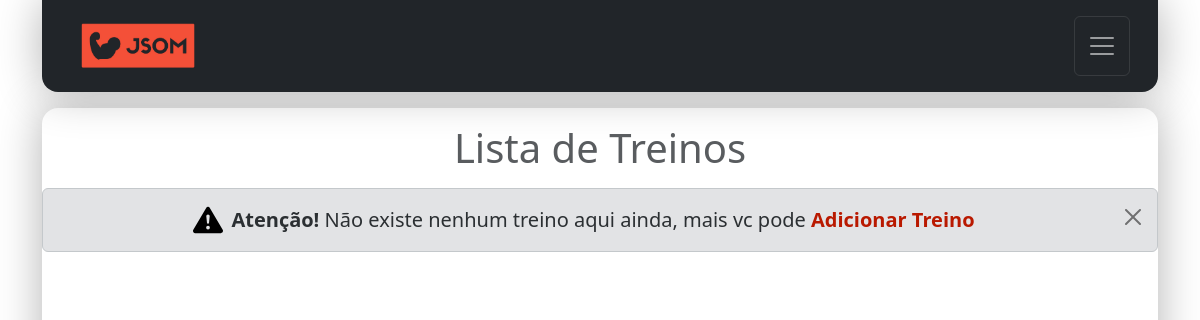
The app's page / (signed in), older data.
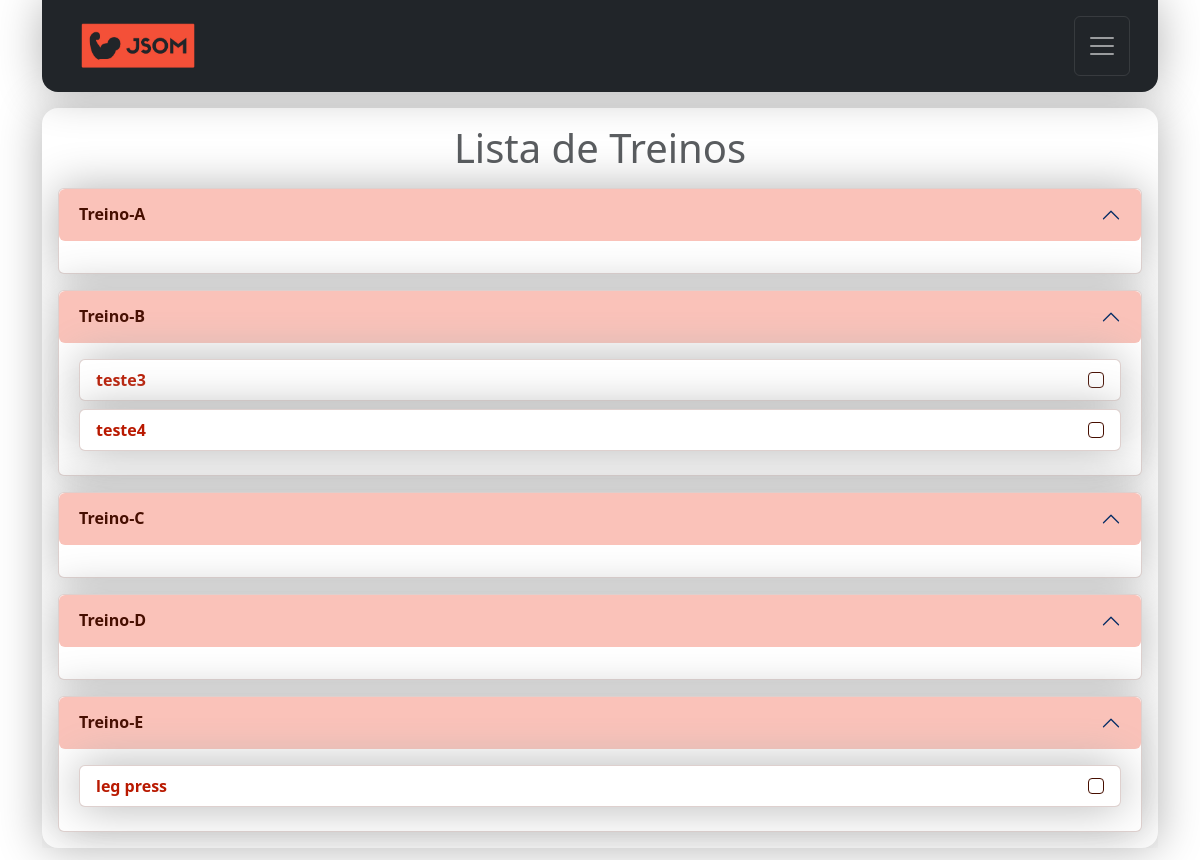
The same page, newer data.
### contact/models.py (models this page shows, shortened)
class Treino(models.Model):
    nome = models.CharField(max_length=100)
    CATEGORIA_CHOICES = [
        ('Treino(A)', 'Treino-A'),
        ('Treino(B)', 'Treino-B'),
        ('Treino(C)', 'Treino-C'),
        ('Treino(D)', 'Treino-D'),
        ('Treino(E)', 'Treino-E'),
    ]
    categoria = models.CharField(max_length=9, choices=CATEGORIA_CHOICES)
    descricao = models.TextField(blank=True)
    imagem = models.ImageField(blank=True, upload_to='pictures/%Y/%m/')
    owner = models.ForeignKey(
        User,
        on_delete=models.SET_NULL,
        blank=True, null=True
    )

### contact/views/contact_views.py (the view)
# urls.py: path('', views.index, name='index'),
@login_required(login_url='contact:login')
@user_passes_test(lambda u: not u.is_staff, login_url='contact:lista_alunos')
def index(request):
    user = request.user
    categorias = Treino.CATEGORIA_CHOICES
    treinos = Treino.objects.filter(owner=request.user)
    site_title = f'Treinos de {user}'
    context = {
        'site_title': site_title,
        'treinos': treinos,
        'categorias': categorias,
    }
    return render(
        request,
        'contact/index.html',
        context
    )

### contact/templates/contact/index.html (shortened to what this page needs)
{% extends "global/base.html" %}
{% block corpo %}
<div class="w-100 table-responsive">
  <h1 class="mt-3 mb-3 fs-1 form-text text-center">Lista de Treinos</h1>
  {% if treinos %}
    <div class="accordion mx-3" id="treinosAccordion" data-bs-ride="false">
    {% for categoria in categorias %}
        <div class="accordion-item shadow-big border-1 border-jsom-accordion mb-3 rounded-2">
            <h2 class="accordion-header " id="heading{{ forloop.counter }}">
                <button class="accordion-button-jsom  rounded-2 fw-bold text-jsom-escuro" type="button" data-bs-toggle="collapse" data-bs-target="#collapse{{ forloop.counter }}" aria-expanded="true" aria-controls="collapse{{ forloop.counter }}">
                    {{ categoria.1 }}
                </button>
            </h2>
            <div id="collapse{{ forloop.counter }}" class="accordion-collapse collapse show" aria-labelledby="heading{{ forloop.counter }}" data-bs-parent="#treinosAccordion">
              <div class="accordion-body">
                {% for treino in treinos %}
                    {% if treino.categoria == categoria.0 %}
                      <ul class="list-group">
                        <li class="list-group-item d-flex justify-content-between align-items-center align-items-end mb-2 border-jsom-accordion shadow-big ">
                          <label class="form-check-label" for="firstCheckbox">
                            <a class="link-jsom-subtle" href="{% url 'contact:detalhes_treino' treino.id %}">{{ treino.nome }}</a>
                          </label>
                          <input class="form-check-input mt-0" type="checkbox" value="" id="firstCheckbox">
                        </li>
                      </ul>
                    {% endif %}
                {% endfor %}
              </div>
            </div>
        </div>
    {% endfor %}
    </div>
  {% else %}
    <div class="alert alert-secondary alert-dismissible fade show d-flex justify-content-center" role="alert">
      <svg class="bi flex-shrink-0 me-2" role="img" aria-label="Danger:" width="30" height="30">
        <use xlink:href="#exclamation-triangle-fill"/>
      </svg>
      <p class="fs-5 m-0"><strong>Atenção!</strong> Não existe nenhum treino aqui ainda, mais vc pode <a href="{% url 'contact:adicionar_treino' %}" class="link-jsom-subtle">Adicionar Treino</a></p>
      <button type="button" class="btn-close" data-bs-dismiss="alert" aria-label="Close"></button>
    </div>
  {% endif %}
</div>
{% endblock corpo %}

Row changes from the older to the newer data that the page shows:
added Treino: nome "teste3", shown under "Treino-B"
added Treino: nome "teste4", shown under "Treino-B"
now on this page (row edited): Treino: nome "leg press", shown under "Treino-E"
Text that changed along with them:
new list line: "Treino-A"
new list line: "Treino-B"
new list line: "Treino-C"
new list line: "Treino-D"
new list line: "Treino-E"
text no longer shown: "Atenção! Não existe nenhum treino aqui ainda, mais vc pode Adicionar Treino"
